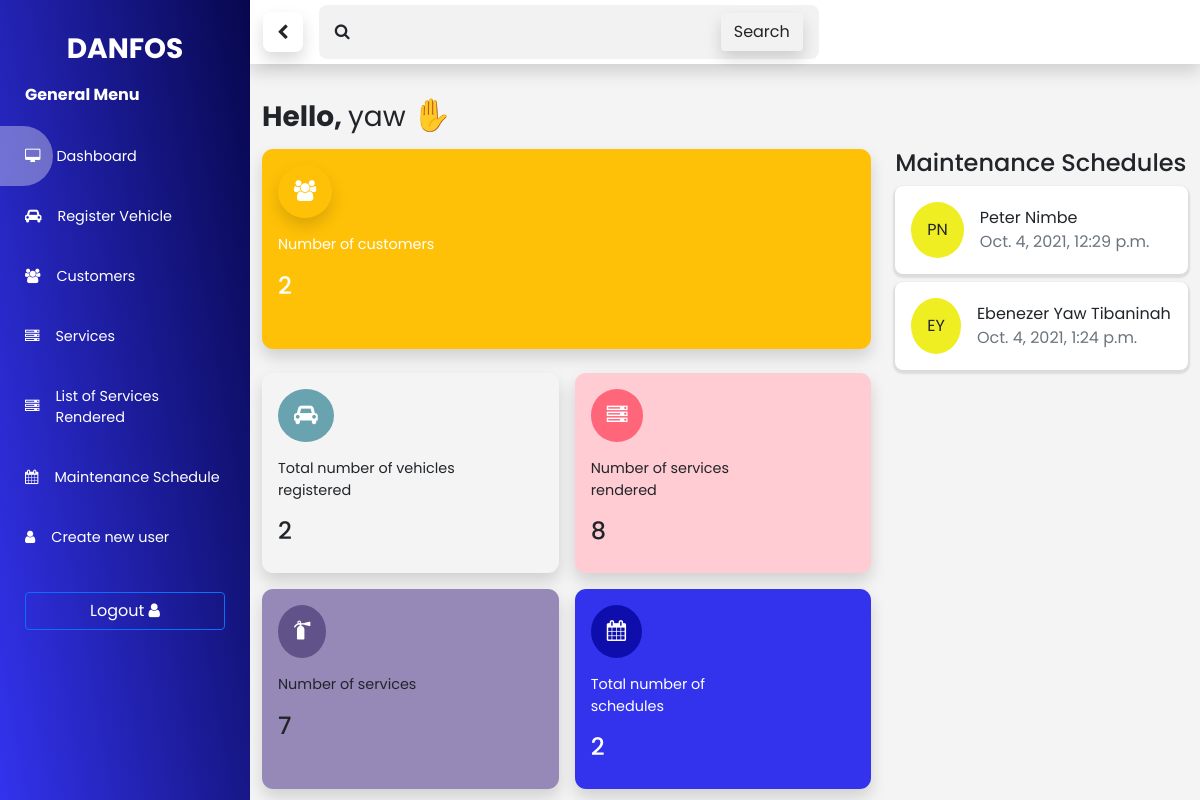
The app's page / (signed in) with its own data.
### vehicle/models.py (models this page shows, shortened)
class ScheduleMaintenance(models.Model):
  customer = models.OneToOneField(to=Customer, on_delete=models.CASCADE, primary_key=True, unique=True)
  date = models.DateField(auto_now_add=True)
  created_at = models.DateTimeField(auto_now=True)

class Customer(models.Model):
  id = models.AutoField(primary_key=True)
  fullname = models.CharField(max_length=200)
  phone = models.CharField(max_length=10)
  email = models.EmailField(max_length=100, blank=True)
  address = models.TextField(default='no address provided', blank=True)
  vehicles = models.ManyToManyField(Vehicle, related_name='vehicles' , blank=True)
  created_at = models.DateTimeField(auto_now_add=True)
  @property
  def get_initials(self):
    name = self.fullname
    first_name_initial = self.fullname[0].upper()
    last_name_index = [i for i in range(len(name)) if name[i] == ' '][0] + 1
    last_name_initial = name[last_name_index]
    initials = '{}{}'.format(first_name_initial, last_name_initial)
    return initials

### vehicle/views.py (the view)
# urls.py: path('', initiatePayment, name='home'),
@login_required(login_url='auth/login')
def home(request):
  _number_of_customers = Customer.objects.all().count()
  _number_of_services = Service.objects.all().count()
  _number_of_vehicles = Vehicle.objects.all().count()
  _number_of_total_maintenance = Maintenance.objects.all().count()
  _schedule_maintenance = ScheduleMaintenance.objects.all()
  context = {
    'data': {
      'customers': _number_of_customers,
      'services': _number_of_services,
      'vehicles': _number_of_vehicles,
      'maintenance': _number_of_total_maintenance,
      'scheduled_maintenance': _schedule_maintenance
    }
  }
  return render(request, 'vehicle/index.html', context)

### vehicle/templates/vehicle/index.html (shortened to what this page needs)
{% extends "admin_base.html" %}
{% block Content %}
  <div class="container mt-4">
    <div class="greeting ">
      <h3>Hello, <span class='span-1'>{{request.user}}</span> <span class="span-2">&#9995</span></h3>
    </div>
    <div class="row">
      <div class="col-md-8 ">
        <div class="mycard shadow bg-warning text-white mb-4">
          <div class="mycard-icon bg-warning shadow">
            <i class="fa fa-users"></i>
          </div>
          <p class="mycard-text">Number of customers</p>
          <div class="mycard-sum ">
            <h4>{{data.customers}}</h4>
          </div>
        </div>
        <div class="reports">
          <div class="mycard shadow">
            <div class="mycard-icon">
              <i class="fa fa-car"></i>
            </div>
            <p class="mycard-text">Total number of vehicles registered</p>
            <div class="mycard-sum">
              <h4>{{data.vehicles}}</h4>
            </div>
          </div>
          <div class="mycard shadow">
            <div class="mycard-icon">
              <i class="fa fa-server"></i>
            </div>
            <p class="mycard-text">Number of services rendered</p>
            <div class="mycard-sum">
              <h4>{{data.maintenance}}</h4>
            </div>
          </div>
          <div class="mycard shadow">
            <div class="mycard-icon">
              <i class="fa fa-fire-extinguisher"></i>
            </div>
            <p class="mycard-text">Number of services</p>
            <div class="mycard-sum">
              <h4>{{data.services}}</h4>
            </div>
          </div>
          <div class="mycard shadow text-white">
            <div class="mycard-icon">
              <i class="fa fa-calendar"></i>
            </div>
            <p class="mycard-text">Total number of schedules</p>
            <div class="mycard-sum ">
              <h4>{{data.scheduled_maintenance.count}}</h4>
            </div>
          </div>
        </div>
      </div>
      <div class="col-md-4">
        <div class="maintenace-list">
          <h4>Maintenance Schedules</h4>
          {% for scheduled in data.scheduled_maintenance %}
          <div class="tile">
            <div class="tile-start">
              <p>{{scheduled.customer.get_initials}}</p>
            </div>
            <div class="tile-body">
              <p>{{scheduled.customer.fullname}}</p>
              <p class="text-muted">{{scheduled.customer.created_at}}</p>
            </div>
          </div>
          {% endfor %}
        </div>
      </div>
    </div>
  </div>
{% endblock Content %}

### records on screen
ScheduleMaintenance: customer.get_initials "PN", customer.fullname "Peter Nimbe", customer.created_at "Oct. 4, 2021, 12:29 p.m."
ScheduleMaintenance: customer.get_initials "EY", customer.fullname "Ebenezer Yaw Tibaninah", customer.created_at "Oct. 4, 2021, 1:24 p.m."

### other values on screen
{{ request.user }} "yaw"
{{ data.customers }} "2"
{{ data.vehicles }} "2"
{{ data.maintenance }} "8"
{{ data.services }} "7"
{{ data.scheduled_maintenance.count }} "2"
